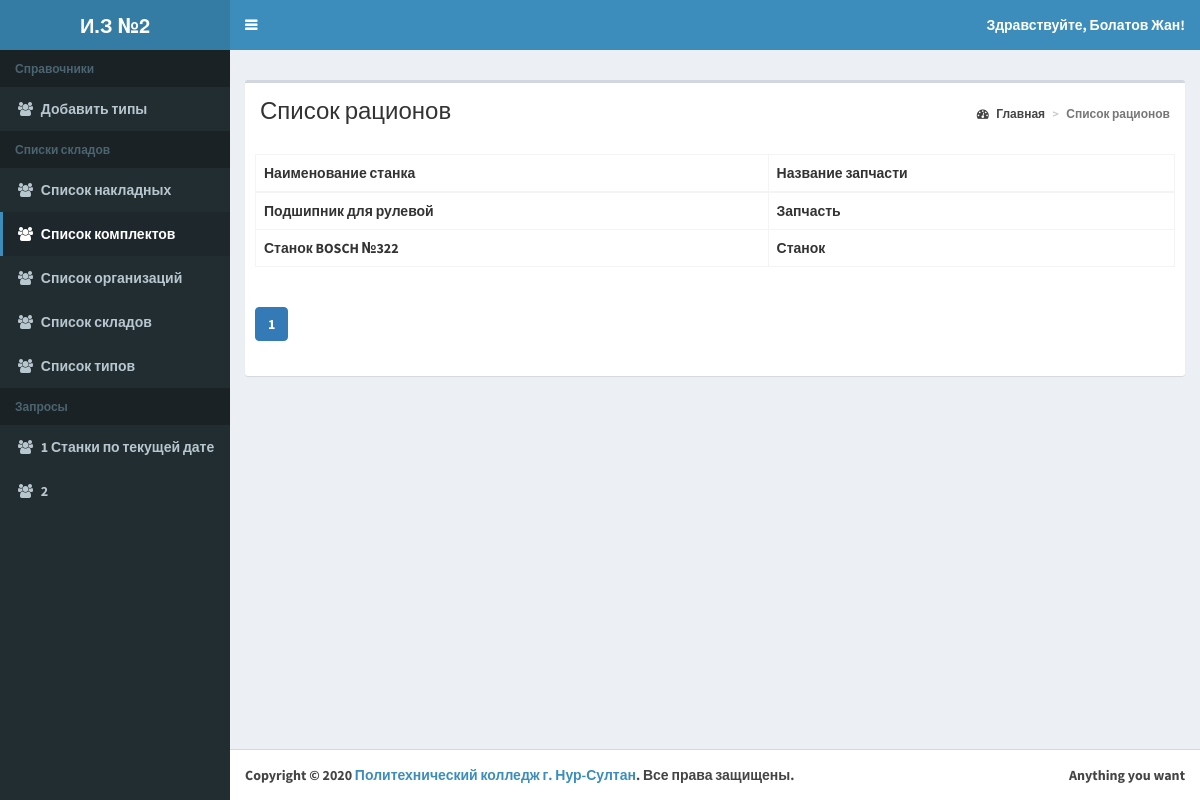
Page /list-komplekt.php on the committed database.
### tables this page shows
CREATE TABLE `komplekt` (
  `komplekt_id` bigint(20) NOT NULL,
  `name` varchar(50) NOT NULL,
  `naklad_id` bigint(20) DEFAULT NULL
);

CREATE TABLE `nakladnaya` (
  `naklad_id` bigint(20) NOT NULL,
  `sklad_id` bigint(20) DEFAULT NULL,
  `date_start` date NOT NULL,
  `name` varchar(50) NOT NULL,
  `price` varchar(50) NOT NULL,
  `remont` varchar(50) NOT NULL,
  `remont_stanka` varchar(50) NOT NULL
);

### classes/BaseMap.php (called while the page is built, shortened)
<?php
abstract class BaseMap extends config{
	function __construct()
	{
	try
	{
	$this->db = new
	PDO('mysql:host='.self::HOST.';dbname='.self::DB_NAME, self::DB_USER, self::DB_PASSWORD);
	}
	catch(PDOException $e){
		echo $e->getmessage();
	}
	}
}
?>

### classes/KomplektMap.php (called while the page is built, shortened)
<?php
class KomplektMap extends basemap {
    public function findAll($ofset=0,$limit=30){
        $res = $this->db->query("SELECT komplekt.komplekt_id,nakladnaya.name as naklad_id, komplekt.name"
            . " FROM komplekt
            INNER JOIN nakladnaya ON komplekt.naklad_id=nakladnaya.naklad_id
             LIMIT $ofset,$limit");
        return $res->fetchAll(PDO::FETCH_OBJ);
    }
}

### list-komplekt.php (the view, shortened to what this page needs)
<?php
$size = 4;
if (isset($_GET['page'])) {
    $page = Helper::clearInt($_GET['page']);
} else {
    $page = 1;
}
$kMap = new KomplektMap();
$ks = $kMap->findAll($page*$size-$size, $size);
$header = 'Список рационов';
require_once 'template/header.php';?>
    <div class="row">
        <div class="col-xs-12">
            <div class="box">
                <section class="content-header">
                    <h1><?=$header;?></h1>
                    <ol class="breadcrumb">
                        <li><a href="/index.php"><i class="fa fa-dashboard"></i> Главная</a></li>
                        <li class="active"><?=$header;?></li>
                    </ol>
                </section>
                <div class="box-body">
                </div>
                <div class="box-body">
                    <?php
                    if ($ks) {
                        ?>
                        <table id="example2" class="table table-bordered table-hover">
                            <thead>
                            <tr>
                                <th>Наименование станка</th>
                                <th>Название запчасти</th>
                            </tr>
                            </thead>
                            <tbody>
                            <?php
                            foreach ($ks as $k) {
                                echo '<tr>';
                                echo '<td>'.$k->name.'</td>';
                                echo '<td>'.$k->naklad_id.'</td>';
                                echo '</tr>';
                            }
                            ?>
                            </tbody>
                        </table>
                    <?php } else {
                        echo 'Ни одного рациона не найдено';
                    } ?>
                </div>
                <div class="box-body">
                </div>
            </div>
        </div>
    </div>
<?php
require_once 'template/footer.php';
?>

### rows in the picture
komplekt: name "Подшипник для рулевой", naklad.name "Запчасть"
komplekt: name "Станок BOSCH №322", naklad.name "Станок"

### other values in the picture
$text "Добавить типы Список накладных Список комплектов Список организаций Список складов Список типов 1 Станки по текущей дате 2"
$header "Список рационов"
